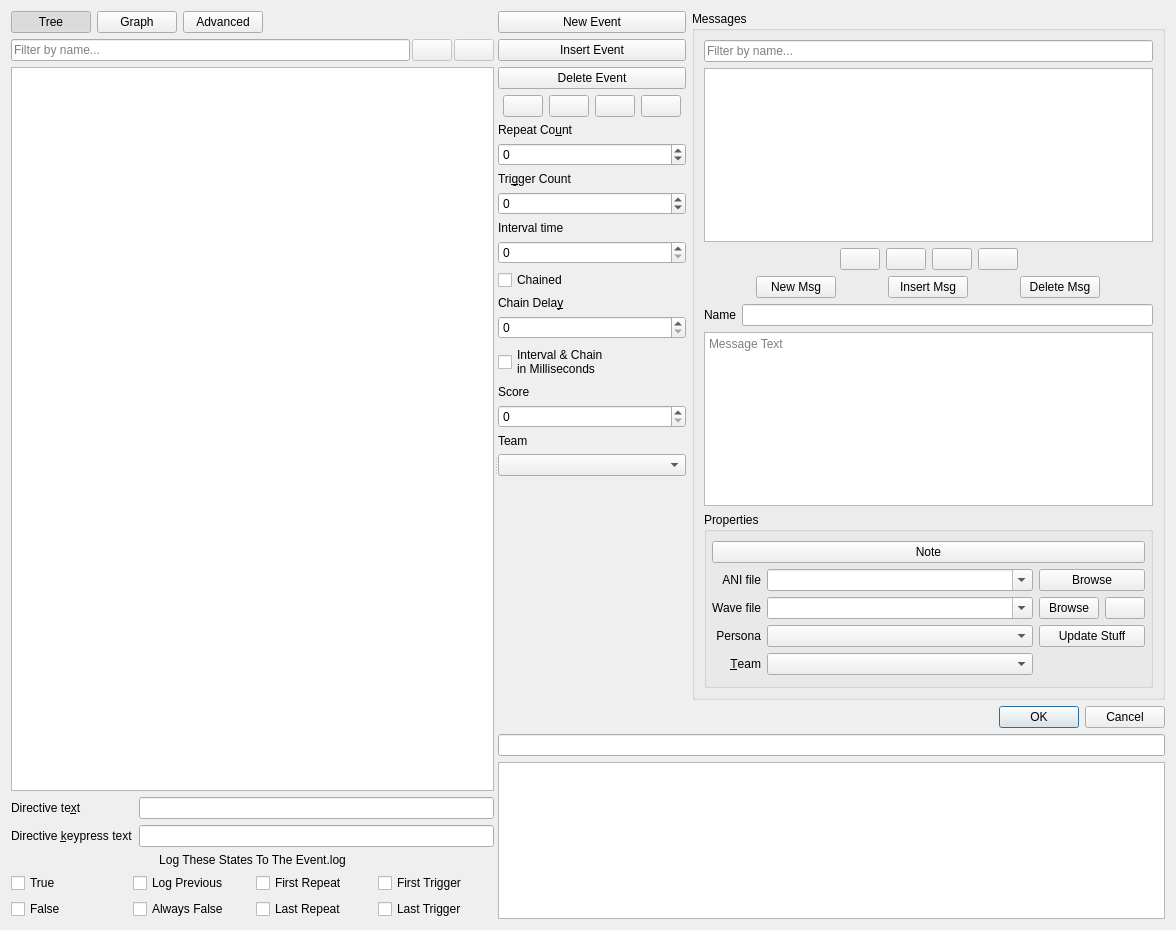
<?xml version="1.0" encoding="UTF-8"?>
<ui version="4.0">
 <class>fso::fred::dialogs::MissionEventsDialog</class>
 <widget class="QDialog" name="fso::fred::dialogs::MissionEventsDialog">
  <property name="geometry">
   <rect>
    <x>0</x>
    <y>0</y>
    <width>1176</width>
    <height>930</height>
   </rect>
  </property>
  <property name="windowTitle">
   <string>Mission Event Edit</string>
  </property>
  <layout class="QGridLayout" name="gridLayout_3">
   <item row="0" column="0">
    <widget class="QSplitter" name="mainSplitter">
     <property name="orientation">
      <enum>Qt::Orientation::Horizontal</enum>
     </property>
     <property name="childrenCollapsible">
      <bool>false</bool>
     </property>
     <widget class="QWidget" name="leftPanel" native="true">
      <layout class="QVBoxLayout" name="verticalLayout">
       <property name="leftMargin">
        <number>0</number>
       </property>
       <property name="topMargin">
        <number>0</number>
       </property>
       <property name="rightMargin">
        <number>0</number>
       </property>
       <property name="bottomMargin">
        <number>0</number>
       </property>
       <item>
        <layout class="QHBoxLayout" name="eventViewToggleLayout">
         <item>
          <widget class="QPushButton" name="btnViewTree">
           <property name="text">
            <string>Tree</string>
           </property>
           <property name="checkable">
            <bool>true</bool>
           </property>
           <property name="checked">
            <bool>true</bool>
           </property>
          </widget>
         </item>
         <item>
          <widget class="QPushButton" name="btnViewGraph">
           <property name="toolTip">
            <string>Relationship graph view</string>
           </property>
           <property name="text">
            <string>Graph</string>
           </property>
           <property name="checkable">
            <bool>true</bool>
           </property>
          </widget>
         </item>
         <item>
          <widget class="QPushButton" name="btnViewAdvanced">
           <property name="text">
            <string>Advanced</string>
           </property>
           <property name="checkable">
            <bool>true</bool>
           </property>
          </widget>
         </item>
         <item>
          <spacer name="eventViewToggleSpacer">
           <property name="orientation">
            <enum>Qt::Horizontal</enum>
           </property>
           <property name="sizeHint" stdset="0">
            <size>
             <width>40</width>
             <height>20</height>
            </size>
           </property>
          </spacer>
         </item>
        </layout>
       </item>
       <item>
        <layout class="QHBoxLayout" name="eventSearchLayout">
         <property name="spacing">
          <number>2</number>
         </property>
         <item>
          <widget class="QLineEdit" name="eventSearchEdit">
           <property name="placeholderText">
            <string>Filter by name...</string>
           </property>
           <property name="clearButtonEnabled">
            <bool>true</bool>
           </property>
          </widget>
         </item>
         <item>
          <widget class="QPushButton" name="btnFindPrev">
           <property name="enabled">
            <bool>false</bool>
           </property>
           <property name="sizePolicy">
            <sizepolicy hsizetype="Fixed" vsizetype="Fixed">
             <horstretch>0</horstretch>
             <verstretch>0</verstretch>
            </sizepolicy>
           </property>
           <property name="toolTip">
            <string>Previous match</string>
           </property>
           <property name="text">
            <string/>
           </property>
          </widget>
         </item>
         <item>
          <widget class="QPushButton" name="btnFindNext">
           <property name="enabled">
            <bool>false</bool>
           </property>
           <property name="sizePolicy">
            <sizepolicy hsizetype="Fixed" vsizetype="Fixed">
             <horstretch>0</horstretch>
             <verstretch>0</verstretch>
            </sizepolicy>
           </property>
           <property name="toolTip">
            <string>Next match</string>
           </property>
           <property name="text">
            <string/>
           </property>
          </widget>
         </item>
        </layout>
       </item>
       <item>
        <widget class="QStackedWidget" name="eventViewStack">
         <widget class="QWidget" name="treeViewPage">
          <layout class="QVBoxLayout" name="treeViewPageLayout">
           <property name="leftMargin">
            <number>0</number>
           </property>
           <property name="topMargin">
            <number>0</number>
           </property>
           <property name="rightMargin">
            <number>0</number>
           </property>
           <property name="bottomMargin">
            <number>0</number>
           </property>
           <item>
            <widget class="fso::fred::sexp_tree_view" name="eventTree">
             <attribute name="headerVisible">
              <bool>false</bool>
             </attribute>
            </widget>
           </item>
          </layout>
         </widget>
         <widget class="QWidget" name="graphViewPage">
          <layout class="QVBoxLayout" name="graphViewPageLayout">
           <property name="leftMargin">
            <number>0</number>
           </property>
           <property name="topMargin">
            <number>0</number>
           </property>
           <property name="rightMargin">
            <number>0</number>
           </property>
           <property name="bottomMargin">
            <number>0</number>
           </property>
           <item>
            <widget class="fso::fred::EventGraphView" name="eventGraph"/>
           </item>
          </layout>
         </widget>
         <widget class="QWidget" name="advancedViewPage">
          <layout class="QVBoxLayout" name="advancedViewPageLayout">
           <property name="leftMargin">
            <number>0</number>
           </property>
           <property name="topMargin">
            <number>0</number>
           </property>
           <property name="rightMargin">
            <number>0</number>
           </property>
           <property name="bottomMargin">
            <number>0</number>
           </property>
           <item>
            <widget class="QPlainTextEdit" name="advancedTextEdit">
             <property name="lineWrapMode">
              <enum>QPlainTextEdit::NoWrap</enum>
             </property>
             <property name="placeholderText">
              <string>The #Events section text appears here.</string>
             </property>
            </widget>
           </item>
           <item>
            <layout class="QHBoxLayout" name="advancedButtonLayout">
             <item>
              <widget class="QPushButton" name="btnValidateEvents">
               <property name="text">
                <string>Validate</string>
               </property>
              </widget>
             </item>
             <item>
              <spacer name="advancedButtonSpacer">
               <property name="orientation">
                <enum>Qt::Horizontal</enum>
               </property>
               <property name="sizeHint" stdset="0">
                <size>
                 <width>40</width>
                 <height>20</height>
                </size>
               </property>
              </spacer>
             </item>
            </layout>
           </item>
           <item>
            <widget class="QPlainTextEdit" name="advancedErrorList">
             <property name="focusPolicy">
              <enum>Qt::ClickFocus</enum>
             </property>
             <property name="maximumSize">
              <size>
               <width>16777215</width>
               <height>140</height>
              </size>
             </property>
             <property name="readOnly">
              <bool>true</bool>
             </property>
             <property name="placeholderText">
              <string>Validation results appear here...</string>
             </property>
            </widget>
           </item>
          </layout>
         </widget>
        </widget>
       </item>
       <item>
        <layout class="QFormLayout" name="formLayout">
         <item row="0" column="1">
          <widget class="QLineEdit" name="editDirectiveText"/>
         </item>
         <item row="0" column="0">
          <widget class="QLabel" name="label">
           <property name="text">
            <string>Directive te&amp;xt</string>
           </property>
           <property name="buddy">
            <cstring>editDirectiveText</cstring>
           </property>
          </widget>
         </item>
         <item row="1" column="0">
          <widget class="QLabel" name="label_2">
           <property name="text">
            <string>Directive &amp;keypress text</string>
           </property>
           <property name="buddy">
            <cstring>editDirectiveKeypressText</cstring>
           </property>
          </widget>
         </item>
         <item row="1" column="1">
          <widget class="QLineEdit" name="editDirectiveKeypressText"/>
         </item>
        </layout>
       </item>
       <item>
        <layout class="QGridLayout" name="gridLayout_4">
         <item row="1" column="0">
          <widget class="QCheckBox" name="checkLogTrue">
           <property name="text">
            <string>True</string>
           </property>
          </widget>
         </item>
         <item row="1" column="3">
          <widget class="QCheckBox" name="checkLogFirstTrigger">
           <property name="text">
            <string>First Trigger</string>
           </property>
          </widget>
         </item>
         <item row="1" column="1">
          <widget class="QCheckBox" name="checkLogPrevious">
           <property name="text">
            <string>Log Previous</string>
           </property>
          </widget>
         </item>
         <item row="1" column="2">
          <widget class="QCheckBox" name="checkLogFirstRepeat">
           <property name="text">
            <string>First Repeat</string>
           </property>
          </widget>
         </item>
         <item row="2" column="0">
          <widget class="QCheckBox" name="checkLogFalse">
           <property name="text">
            <string>False</string>
           </property>
          </widget>
         </item>
         <item row="2" column="1">
          <widget class="QCheckBox" name="checkLogAlwaysFalse">
           <property name="text">
            <string>Always False</string>
           </property>
          </widget>
         </item>
         <item row="2" column="2">
          <widget class="QCheckBox" name="checkLogLastRepeat">
           <property name="text">
            <string>Last Repeat</string>
           </property>
          </widget>
         </item>
         <item row="2" column="3">
          <widget class="QCheckBox" name="checkLogLastTrigger">
           <property name="text">
            <string>Last Trigger</string>
           </property>
          </widget>
         </item>
         <item row="0" column="0" colspan="4">
          <widget class="QLabel" name="label_3">
           <property name="text">
            <string>Log These States To The Event.log</string>
           </property>
           <property name="alignment">
            <set>Qt::AlignmentFlag::AlignCenter</set>
           </property>
          </widget>
         </item>
        </layout>
       </item>
      </layout>
     </widget>
     <widget class="QWidget" name="rightPanel" native="true">
      <property name="minimumSize">
       <size>
        <width>600</width>
        <height>0</height>
       </size>
      </property>
      <layout class="QVBoxLayout" name="rightPanelLayout">
       <property name="leftMargin">
        <number>0</number>
       </property>
       <property name="topMargin">
        <number>0</number>
       </property>
       <property name="rightMargin">
        <number>0</number>
       </property>
       <property name="bottomMargin">
        <number>0</number>
       </property>
       <item>
        <layout class="QHBoxLayout" name="topLayout" stretch="0,1">
         <item>
          <widget class="QWidget" name="eventControlsContainer" native="true">
           <property name="sizePolicy">
            <sizepolicy hsizetype="Maximum" vsizetype="Preferred">
             <horstretch>0</horstretch>
             <verstretch>0</verstretch>
            </sizepolicy>
           </property>
           <layout class="QVBoxLayout" name="eventControlsLayout">
            <property name="leftMargin">
             <number>0</number>
            </property>
            <property name="topMargin">
             <number>0</number>
            </property>
            <property name="rightMargin">
             <number>0</number>
            </property>
            <property name="bottomMargin">
             <number>0</number>
            </property>
            <item>
             <widget class="QPushButton" name="btnNewEvent">
              <property name="sizePolicy">
               <sizepolicy hsizetype="Minimum" vsizetype="Fixed">
                <horstretch>0</horstretch>
                <verstretch>0</verstretch>
               </sizepolicy>
              </property>
              <property name="text">
               <string>New Event</string>
              </property>
             </widget>
            </item>
            <item>
             <widget class="QPushButton" name="btnInsertEvent">
              <property name="sizePolicy">
               <sizepolicy hsizetype="Minimum" vsizetype="Fixed">
                <horstretch>0</horstretch>
                <verstretch>0</verstretch>
               </sizepolicy>
              </property>
              <property name="text">
               <string>Insert Event</string>
              </property>
             </widget>
            </item>
            <item>
             <widget class="QPushButton" name="btnDeleteEvent">
              <property name="sizePolicy">
               <sizepolicy hsizetype="Minimum" vsizetype="Fixed">
                <horstretch>0</horstretch>
                <verstretch>0</verstretch>
               </sizepolicy>
              </property>
              <property name="text">
               <string>Delete Event</string>
              </property>
             </widget>
            </item>
            <item>
             <layout class="QHBoxLayout" name="eventUpDownLayout">
              <item>
               <spacer name="eventUpDownSpacerLeft">
                <property name="orientation">
                 <enum>Qt::Orientation::Horizontal</enum>
                </property>
                <property name="sizeHint" stdset="0">
                 <size>
                  <width>5</width>
                  <height>20</height>
                 </size>
                </property>
               </spacer>
              </item>
              <item>
               <widget class="QPushButton" name="eventMoveTopBtn">
                <property name="sizePolicy">
                 <sizepolicy hsizetype="Fixed" vsizetype="Fixed">
                  <horstretch>0</horstretch>
                  <verstretch>0</verstretch>
                 </sizepolicy>
                </property>
                <property name="toolTip">
                 <string>Move to top</string>
                </property>
                <property name="text">
                 <string/>
                </property>
               </widget>
              </item>
              <item>
               <widget class="QPushButton" name="eventUpBtn">
                <property name="sizePolicy">
                 <sizepolicy hsizetype="Fixed" vsizetype="Fixed">
                  <horstretch>0</horstretch>
                  <verstretch>0</verstretch>
                 </sizepolicy>
                </property>
                <property name="toolTip">
                 <string>Move up</string>
                </property>
                <property name="text">
                 <string/>
                </property>
               </widget>
              </item>
              <item>
               <widget class="QPushButton" name="eventDownBtn">
                <property name="sizePolicy">
                 <sizepolicy hsizetype="Fixed" vsizetype="Fixed">
                  <horstretch>0</horstretch>
                  <verstretch>0</verstretch>
                 </sizepolicy>
                </property>
                <property name="toolTip">
                 <string>Move down</string>
                </property>
                <property name="text">
                 <string/>
                </property>
               </widget>
              </item>
              <item>
               <widget class="QPushButton" name="eventMoveBottomBtn">
                <property name="sizePolicy">
                 <sizepolicy hsizetype="Fixed" vsizetype="Fixed">
                  <horstretch>0</horstretch>
                  <verstretch>0</verstretch>
                 </sizepolicy>
                </property>
                <property name="toolTip">
                 <string>Move to bottom</string>
                </property>
                <property name="text">
                 <string/>
                </property>
               </widget>
              </item>
              <item>
               <spacer name="eventUpDownSpacerRight">
                <property name="orientation">
                 <enum>Qt::Orientation::Horizontal</enum>
                </property>
                <property name="sizeHint" stdset="0">
                 <size>
                  <width>5</width>
                  <height>20</height>
                 </size>
                </property>
               </spacer>
              </item>
             </layout>
            </item>
            <item>
             <widget class="QLabel" name="repeatLabel">
              <property name="text">
               <string>Repeat Co&amp;unt</string>
              </property>
              <property name="buddy">
               <cstring>repeatCountBox</cstring>
              </property>
             </widget>
            </item>
            <item>
             <widget class="QSpinBox" name="repeatCountBox">
              <property name="minimum">
               <number>-1</number>
              </property>
              <property name="maximum">
               <number>16777215</number>
              </property>
             </widget>
            </item>
            <item>
             <widget class="QLabel" name="triggerLabel">
              <property name="text">
               <string>Tri&amp;gger Count</string>
              </property>
              <property name="buddy">
               <cstring>triggerCountBox</cstring>
              </property>
             </widget>
            </item>
            <item>
             <widget class="QSpinBox" name="triggerCountBox">
              <property name="minimum">
               <number>-1</number>
              </property>
              <property name="maximum">
               <number>16777215</number>
              </property>
             </widget>
            </item>
            <item>
             <widget class="QLabel" name="intervalLabel">
              <property name="text">
               <string>Interval time</string>
              </property>
              <property name="buddy">
               <cstring>intervalTimeBox</cstring>
              </property>
             </widget>
            </item>
            <item>
             <widget class="QSpinBox" name="intervalTimeBox">
              <property name="maximum">
               <number>16777215</number>
              </property>
             </widget>
            </item>
            <item>
             <widget class="QCheckBox" name="chainedCheckBox">
              <property name="text">
               <string>Chained</string>
              </property>
             </widget>
            </item>
            <item>
             <widget class="QLabel" name="chainLabel">
              <property name="text">
               <string>Chain Dela&amp;y</string>
              </property>
              <property name="buddy">
               <cstring>chainDelayBox</cstring>
              </property>
             </widget>
            </item>
            <item>
             <widget class="QSpinBox" name="chainDelayBox">
              <property name="maximum">
               <number>16777215</number>
              </property>
             </widget>
            </item>
            <item>
             <widget class="QCheckBox" name="useMsecsCheckBox">
              <property name="text">
               <string>Interval &amp;&amp; Chain
in Milliseconds</string>
              </property>
             </widget>
            </item>
            <item>
             <widget class="QLabel" name="scoreLabel">
              <property name="text">
               <string>Score</string>
              </property>
              <property name="buddy">
               <cstring>scoreBox</cstring>
              </property>
             </widget>
            </item>
            <item>
             <widget class="QSpinBox" name="scoreBox">
              <property name="maximum">
               <number>16777215</number>
              </property>
             </widget>
            </item>
            <item>
             <widget class="QLabel" name="teamLabel">
              <property name="text">
               <string>Team</string>
              </property>
             </widget>
            </item>
            <item>
             <widget class="QComboBox" name="teamCombo"/>
            </item>
            <item>
             <spacer name="eventControlsSpacer">
              <property name="orientation">
               <enum>Qt::Orientation::Vertical</enum>
              </property>
              <property name="sizeHint" stdset="0">
               <size>
                <width>20</width>
                <height>40</height>
               </size>
              </property>
             </spacer>
            </item>
           </layout>
          </widget>
         </item>
         <item>
          <layout class="QVBoxLayout" name="messagesLayout">
           <item>
            <widget class="QGroupBox" name="groupBox">
             <property name="title">
              <string>Messages</string>
             </property>
             <layout class="QGridLayout" name="gridLayout_2">
              <item row="0" column="0" colspan="2">
               <widget class="QLineEdit" name="messageSearchEdit">
                <property name="placeholderText">
                 <string>Filter by name...</string>
                </property>
                <property name="clearButtonEnabled">
                 <bool>true</bool>
                </property>
               </widget>
              </item>
              <item row="1" column="0" colspan="2">
               <widget class="QListWidget" name="messageList">
                <property name="editTriggers">
                 <set>QAbstractItemView::EditTrigger::NoEditTriggers</set>
                </property>
                <property name="alternatingRowColors">
                 <bool>false</bool>
                </property>
               </widget>
              </item>
              <item row="3" column="0" colspan="2">
               <layout class="QHBoxLayout" name="horizontalLayout_2">
                <property name="spacing">
                 <number>0</number>
                </property>
                <item>
                 <widget class="QPushButton" name="btnNewMsg">
                  <property name="sizePolicy">
                   <sizepolicy hsizetype="Fixed" vsizetype="Fixed">
                    <horstretch>0</horstretch>
                    <verstretch>0</verstretch>
                   </sizepolicy>
                  </property>
                  <property name="text">
                   <string>New Msg</string>
                  </property>
                 </widget>
                </item>
                <item>
                 <widget class="QPushButton" name="btnInsertMsg">
                  <property name="sizePolicy">
                   <sizepolicy hsizetype="Fixed" vsizetype="Fixed">
                    <horstretch>0</horstretch>
                    <verstretch>0</verstretch>
                   </sizepolicy>
                  </property>
                  <property name="text">
                   <string>Insert Msg</string>
                  </property>
                 </widget>
                </item>
                <item>
                 <widget class="QPushButton" name="btnDeleteMsg">
                  <property name="sizePolicy">
                   <sizepolicy hsizetype="Fixed" vsizetype="Fixed">
                    <horstretch>0</horstretch>
                    <verstretch>0</verstretch>
                   </sizepolicy>
                  </property>
                  <property name="text">
                   <string>Delete Msg</string>
                  </property>
                 </widget>
                </item>
               </layout>
              </item>
              <item row="2" column="0" colspan="2">
               <layout class="QHBoxLayout" name="msgMoveButtonsLayout">
                <property name="leftMargin">
                 <number>4</number>
                </property>
                <property name="rightMargin">
                 <number>4</number>
                </property>
                <item>
                 <spacer name="msgMoveButtonsSpacerLeft">
                  <property name="orientation">
                   <enum>Qt::Orientation::Horizontal</enum>
                  </property>
                  <property name="sizeHint" stdset="0">
                   <size>
                    <width>40</width>
                    <height>20</height>
                   </size>
                  </property>
                 </spacer>
                </item>
                <item>
                 <widget class="QPushButton" name="msgMoveTopBtn">
                  <property name="sizePolicy">
                   <sizepolicy hsizetype="Fixed" vsizetype="Fixed">
                    <horstretch>0</horstretch>
                    <verstretch>0</verstretch>
                   </sizepolicy>
                  </property>
                  <property name="toolTip">
                   <string>Move to top</string>
                  </property>
                  <property name="text">
                   <string/>
                  </property>
                 </widget>
                </item>
                <item>
                 <widget class="QPushButton" name="msgUpBtn">
                  <property name="sizePolicy">
                   <sizepolicy hsizetype="Fixed" vsizetype="Fixed">
                    <horstretch>0</horstretch>
                    <verstretch>0</verstretch>
                   </sizepolicy>
                  </property>
                  <property name="toolTip">
                   <string>Move up</string>
                  </property>
                  <property name="text">
                   <string/>
                  </property>
                 </widget>
                </item>
                <item>
                 <widget class="QPushButton" name="msgDownBtn">
                  <property name="sizePolicy">
                   <sizepolicy hsizetype="Fixed" vsizetype="Fixed">
                    <horstretch>0</horstretch>
                    <verstretch>0</verstretch>
                   </sizepolicy>
                  </property>
                  <property name="toolTip">
                   <string>Move down</string>
                  </property>
                  <property name="text">
                   <string/>
                  </property>
                 </widget>
                </item>
                <item>
                 <widget class="QPushButton" name="msgMoveBottomBtn">
                  <property name="sizePolicy">
                   <sizepolicy hsizetype="Fixed" vsizetype="Fixed">
                    <horstretch>0</horstretch>
                    <verstretch>0</verstretch>
                   </sizepolicy>
                  </property>
                  <property name="toolTip">
                   <string>Move to bottom</string>
                  </property>
                  <property name="text">
                   <string/>
                  </property>
                 </widget>
                </item>
                <item>
                 <spacer name="msgMoveButtonsSpacerRight">
                  <property name="orientation">
                   <enum>Qt::Orientation::Horizontal</enum>
                  </property>
                  <property name="sizeHint" stdset="0">
                   <size>
                    <width>40</width>
                    <height>20</height>
                   </size>
                  </property>
                 </spacer>
                </item>
               </layout>
              </item>
              <item row="4" column="0" colspan="2">
               <layout class="QHBoxLayout" name="horizontalLayout_3">
                <item>
                 <widget class="QLabel" name="label_9">
                  <property name="text">
                   <string>Name</string>
                  </property>
                  <property name="buddy">
                   <cstring>messageName</cstring>
                  </property>
                 </widget>
                </item>
                <item>
                 <widget class="QLineEdit" name="messageName"/>
                </item>
               </layout>
              </item>
              <item row="5" column="0" colspan="2">
               <widget class="QPlainTextEdit" name="messageContent">
                <property name="statusTip">
                 <string>Message Text</string>
                </property>
                <property name="whatsThis">
                 <string>Message Text</string>
                </property>
                <property name="placeholderText">
                 <string>Message Text</string>
                </property>
               </widget>
              </item>
              <item row="6" column="0" colspan="2">
               <widget class="QGroupBox" name="groupBox_2">
                <property name="title">
                 <string>Properties</string>
                </property>
                <layout class="QGridLayout" name="gridLayout_6" columnstretch="0,1,0,0">
                 <property name="leftMargin">
                  <number>5</number>
                 </property>
                 <property name="rightMargin">
                  <number>5</number>
                 </property>
                 <item row="0" column="0" colspan="3">
                  <layout class="QGridLayout" name="gridLayout">
                   <item row="3" column="3">
                    <widget class="QPushButton" name="btnUpdateStuff">
                     <property name="text">
                      <string>Update Stuff</string>
                     </property>
                    </widget>
                   </item>
                   <item row="4" column="0">
                    <widget class="QLabel" name="label_13">
                     <property name="layoutDirection">
                      <enum>Qt::LayoutDirection::LeftToRight</enum>
                     </property>
                     <property name="text">
                      <string>&amp;Team</string>
                     </property>
                     <property name="alignment">
                      <set>Qt::AlignmentFlag::AlignRight|Qt::AlignmentFlag::AlignTrailing|Qt::AlignmentFlag::AlignVCenter</set>
                     </property>
                     <property name="buddy">
                      <cstring>messageTeamCombo</cstring>
                     </property>
                    </widget>
                   </item>
                   <item row="3" column="0">
                    <widget class="QLabel" name="label_12">
                     <property name="layoutDirection">
                      <enum>Qt::LayoutDirection::LeftToRight</enum>
                     </property>
                     <property name="text">
                      <string>Persona</string>
                     </property>
                     <property name="alignment">
                      <set>Qt::AlignmentFlag::AlignRight|Qt::AlignmentFlag::AlignTrailing|Qt::AlignmentFlag::AlignVCenter</set>
                     </property>
                     <property name="buddy">
                      <cstring>personaCombo</cstring>
                     </property>
                    </widget>
                   </item>
                   <item row="1" column="3">
                    <widget class="QPushButton" name="btnAniBrowse">
                     <property name="text">
                      <string>Browse</string>
                     </property>
                    </widget>
                   </item>
                   <item row="4" column="1" colspan="2">
                    <widget class="QComboBox" name="messageTeamCombo">
                     <property name="toolTip">
                      <string extracomment="Multiplayer Team Vs. Team Only"/>
                     </property>
                    </widget>
                   </item>
                   <item row="1" column="0">
                    <widget class="QLabel" name="label_10">
                     <property name="layoutDirection">
                      <enum>Qt::LayoutDirection::LeftToRight</enum>
                     </property>
                     <property name="text">
                      <string>ANI file</string>
                     </property>
                     <property name="alignment">
                      <set>Qt::AlignmentFlag::AlignRight|Qt::AlignmentFlag::AlignTrailing|Qt::AlignmentFlag::AlignVCenter</set>
                     </property>
                     <property name="buddy">
                      <cstring>aniCombo</cstring>
                     </property>
                    </widget>
                   </item>
                   <item row="3" column="1" colspan="2">
                    <widget class="QComboBox" name="personaCombo"/>
                   </item>
                   <item row="2" column="3">
                    <layout class="QHBoxLayout" name="horizontalLayout">
                     <item>
                      <widget class="QPushButton" name="btnBrowseWave">
                       <property name="sizePolicy">
                        <sizepolicy hsizetype="Minimum" vsizetype="Fixed">
                         <horstretch>0</horstretch>
                         <verstretch>0</verstretch>
                        </sizepolicy>
                       </property>
                       <property name="maximumSize">
                        <size>
                         <width>60</width>
                         <height>16777215</height>
                        </size>
                       </property>
                       <property name="text">
                        <string>Browse</string>
                       </property>
                      </widget>
                     </item>
                     <item>
                      <widget class="QPushButton" name="btnWavePlay">
                       <property name="sizePolicy">
                        <sizepolicy hsizetype="Fixed" vsizetype="Fixed">
                         <horstretch>0</horstretch>
                         <verstretch>0</verstretch>
                        </sizepolicy>
                       </property>
                       <property name="maximumSize">
                        <size>
                         <width>40</width>
                         <height>16777215</height>
                        </size>
                       </property>
                       <property name="text">
                        <string/>
                       </property>
                      </widget>
                     </item>
                    </layout>
                   </item>
                   <item row="1" column="1" colspan="2">
                    <widget class="QComboBox" name="aniCombo">
                     <property name="editable">
                      <bool>true</bool>
                     </property>
                    </widget>
                   </item>
                   <item row="2" column="0">
                    <widget class="QLabel" name="label_11">
                     <property name="layoutDirection">
                      <enum>Qt::LayoutDirection::LeftToRight</enum>
                     </property>
                     <property name="text">
                      <string>Wave file</string>
                     </property>
                     <property name="alignment">
                      <set>Qt::AlignmentFlag::AlignRight|Qt::AlignmentFlag::AlignTrailing|Qt::AlignmentFlag::AlignVCenter</set>
                     </property>
                     <property name="buddy">
                      <cstring>waveCombo</cstring>
                     </property>
                    </widget>
                   </item>
                   <item row="2" column="1" colspan="2">
                    <widget class="QComboBox" name="waveCombo">
                     <property name="editable">
                      <bool>true</bool>
                     </property>
                    </widget>
                   </item>
                   <item row="5" column="1">
                    <spacer name="horizontalSpacer">
                     <property name="orientation">
                      <enum>Qt::Orientation::Horizontal</enum>
                     </property>
                     <property name="sizeHint" stdset="0">
                      <size>
                       <width>40</width>
                       <height>1</height>
                      </size>
                     </property>
                    </spacer>
                   </item>
                   <item row="0" column="0" colspan="4">
                    <widget class="QPushButton" name="btnMsgNote">
                     <property name="text">
                      <string>Note</string>
                     </property>
                    </widget>
                   </item>
                  </layout>
                 </item>
                </layout>
               </widget>
              </item>
             </layout>
            </widget>
           </item>
          </layout>
         </item>
        </layout>
       </item>
       <item>
        <widget class="QDialogButtonBox" name="okAndCancelButtons">
         <property name="orientation">
          <enum>Qt::Orientation::Horizontal</enum>
         </property>
         <property name="standardButtons">
          <set>QDialogButtonBox::StandardButton::Cancel|QDialogButtonBox::StandardButton::Ok</set>
         </property>
        </widget>
       </item>
       <item>
        <widget class="QLineEdit" name="miniHelpBox">
         <property name="focusPolicy">
          <enum>Qt::ClickFocus</enum>
         </property>
         <property name="readOnly">
          <bool>true</bool>
         </property>
        </widget>
       </item>
       <item>
        <widget class="QTextEdit" name="helpBox">
         <property name="focusPolicy">
          <enum>Qt::ClickFocus</enum>
         </property>
         <property name="verticalScrollBarPolicy">
          <enum>Qt::ScrollBarPolicy::ScrollBarAlwaysOff</enum>
         </property>
         <property name="readOnly">
          <bool>true</bool>
         </property>
        </widget>
       </item>
      </layout>
     </widget>
    </widget>
   </item>
  </layout>
 </widget>
 <customwidgets>
  <customwidget>
   <class>fso::fred::sexp_tree_view</class>
   <extends>QTreeView</extends>
   <header>ui/widgets/sexp_tree_view.h</header>
  </customwidget>
  <customwidget>
   <class>fso::fred::EventGraphView</class>
   <extends>QGraphicsView</extends>
   <header>ui/widgets/EventGraphView.h</header>
  </customwidget>
 </customwidgets>
 <tabstops>
  <tabstop>btnViewTree</tabstop>
  <tabstop>btnViewGraph</tabstop>
  <tabstop>btnViewAdvanced</tabstop>
  <tabstop>eventSearchEdit</tabstop>
  <tabstop>btnFindPrev</tabstop>
  <tabstop>btnFindNext</tabstop>
  <tabstop>eventTree</tabstop>
  <tabstop>eventGraph</tabstop>
  <tabstop>advancedTextEdit</tabstop>
  <tabstop>btnValidateEvents</tabstop>
  <tabstop>btnNewEvent</tabstop>
  <tabstop>btnInsertEvent</tabstop>
  <tabstop>btnDeleteEvent</tabstop>
  <tabstop>eventMoveTopBtn</tabstop>
  <tabstop>eventUpBtn</tabstop>
  <tabstop>eventDownBtn</tabstop>
  <tabstop>eventMoveBottomBtn</tabstop>
  <tabstop>repeatCountBox</tabstop>
  <tabstop>triggerCountBox</tabstop>
  <tabstop>intervalTimeBox</tabstop>
  <tabstop>chainedCheckBox</tabstop>
  <tabstop>chainDelayBox</tabstop>
  <tabstop>useMsecsCheckBox</tabstop>
  <tabstop>scoreBox</tabstop>
  <tabstop>teamCombo</tabstop>
  <tabstop>editDirectiveText</tabstop>
  <tabstop>editDirectiveKeypressText</tabstop>
  <tabstop>checkLogTrue</tabstop>
  <tabstop>checkLogPrevious</tabstop>
  <tabstop>checkLogFirstRepeat</tabstop>
  <tabstop>checkLogFirstTrigger</tabstop>
  <tabstop>checkLogFalse</tabstop>
  <tabstop>checkLogAlwaysFalse</tabstop>
  <tabstop>checkLogLastRepeat</tabstop>
  <tabstop>checkLogLastTrigger</tabstop>
  <tabstop>messageSearchEdit</tabstop>
  <tabstop>messageList</tabstop>
  <tabstop>msgMoveTopBtn</tabstop>
  <tabstop>msgUpBtn</tabstop>
  <tabstop>msgDownBtn</tabstop>
  <tabstop>msgMoveBottomBtn</tabstop>
  <tabstop>btnNewMsg</tabstop>
  <tabstop>btnInsertMsg</tabstop>
  <tabstop>btnDeleteMsg</tabstop>
  <tabstop>messageName</tabstop>
  <tabstop>messageContent</tabstop>
  <tabstop>btnMsgNote</tabstop>
  <tabstop>aniCombo</tabstop>
  <tabstop>btnAniBrowse</tabstop>
  <tabstop>waveCombo</tabstop>
  <tabstop>btnBrowseWave</tabstop>
  <tabstop>btnWavePlay</tabstop>
  <tabstop>personaCombo</tabstop>
  <tabstop>btnUpdateStuff</tabstop>
  <tabstop>messageTeamCombo</tabstop>
  <tabstop>okAndCancelButtons</tabstop>
 </tabstops>
 <resources>
  <include location="../resources/resources.qrc"/>
 </resources>
 <connections/>
</ui>
